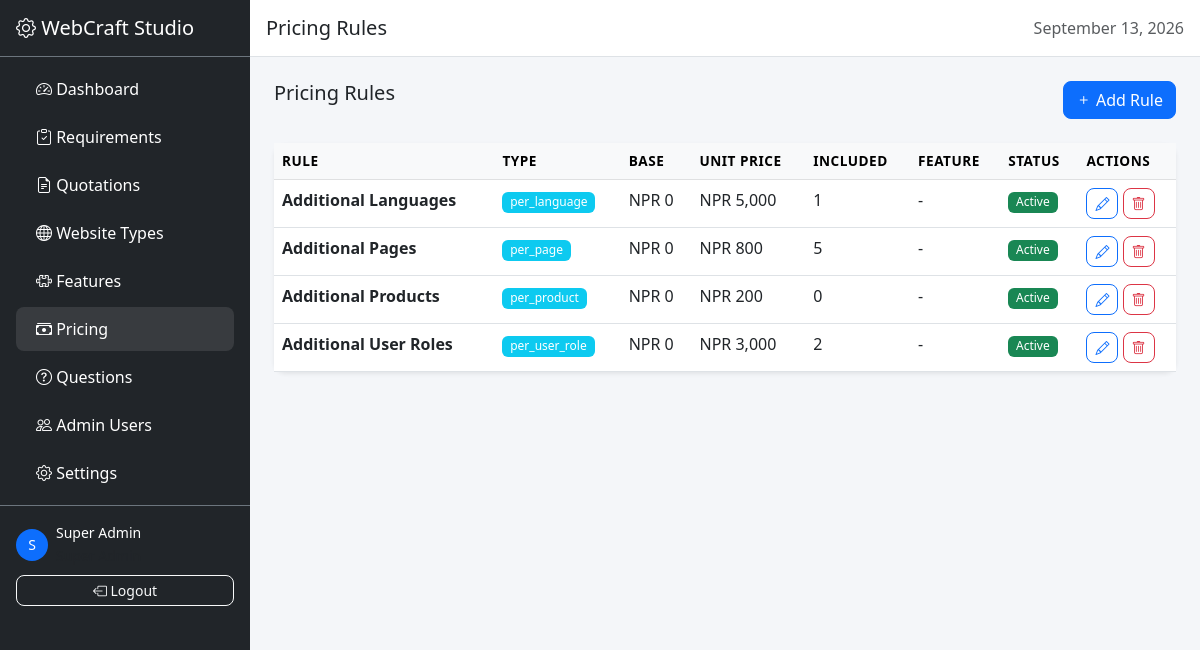
Page /admin/pricing.php (signed in) on the committed database.
### tables this page shows
CREATE TABLE `pricing_rules` (
    `id` INT UNSIGNED AUTO_INCREMENT PRIMARY KEY,
    `feature_id` INT UNSIGNED,
    `rule_name` VARCHAR(100) NOT NULL,
    `rule_type` ENUM('base_price','per_page','per_product','per_language','per_user_role','additional_item','conditional','range','custom') NOT NULL,
    `base_amount` DECIMAL(12,2) DEFAULT 0.00,
    `unit_amount` DECIMAL(12,2) DEFAULT 0.00,
    `included_units` INT DEFAULT 0,
    `min_amount` DECIMAL(12,2) DEFAULT 0.00,
    `max_amount` DECIMAL(12,2) DEFAULT 0.00,
    `condition_key` VARCHAR(100),
    `condition_value` VARCHAR(255),
    `is_active` TINYINT(1) DEFAULT 1,
    `created_at` TIMESTAMP DEFAULT CURRENT_TIMESTAMP,
    `updated_at` TIMESTAMP DEFAULT CURRENT_TIMESTAMP ON UPDATE CURRENT_TIMESTAMP,
    FOREIGN KEY (`feature_id`) REFERENCES `features`(`id`) ON DELETE SET NULL
);

### includes/functions.php (called while the page is built, shortened)
<?php
require_once __DIR__ . '/../config/database.php';
function isLoggedIn() {
    return isset($_SESSION['admin_id']) && $_SESSION['admin_id'] > 0;
}
function getAdmin() {
    return db()->fetch("SELECT a.*, r.name as role_name, r.permissions FROM admins a JOIN admin_roles r ON a.role_id = r.id WHERE a.id = ?", [$_SESSION['admin_id']]);
}
function hasPermission($permission) {
    $admin = getAdmin();
    $perms = json_decode($admin['permissions'], true);
    if (isset($perms['all']) && $perms['all']) return true;
    return isset($perms[$permission]) && $perms[$permission];
}
function formatCurrency($amount) {
    $symbol = 'NPR';
    return $symbol . ' ' . number_format($amount, 0);
}

### config/database.php (called while the page is built, shortened)
<?php
class Database {
    private static $instance = null;
    private $pdo;
    private function __construct() {
        try {
            $host = getenv('DB_HOST') ?: null;
            $port = getenv('DB_PORT');
            $name = getenv('DB_NAME') ?: 'website_requirement_builder';
            $user = getenv('DB_USER') ?: 'root';
            $pass = getenv('DB_PASS') ?: '';
            if ($host) {
                $port = $port ?: '5432';
                $dsn = "pgsql:host={$host};port={$port};dbname={$name}";
                $this->pdo = new PDO(
                    $dsn,
                    $user,
                    $pass,
                    [
                        PDO::ATTR_ERRMODE => PDO::ERRMODE_EXCEPTION,
                        PDO::ATTR_DEFAULT_FETCH_MODE => PDO::FETCH_ASSOC,
                        PDO::ATTR_EMULATE_PREPARES => false
                    ]
                );
            } else {
                $dsn = "mysql:host=localhost;port=3306;dbname=website_requirement_builder;charset=utf8mb4";
                $this->pdo = new PDO(
                    $dsn,
                    $user,
                    $pass,
                    [
                        PDO::ATTR_ERRMODE => PDO::ERRMODE_EXCEPTION,
                        PDO::ATTR_DEFAULT_FETCH_MODE => PDO::FETCH_ASSOC,
                        PDO::ATTR_EMULATE_PREPARES => false
                    ]
                );
            }
        } catch (PDOException $e) {
            die('Database connection failed: ' . $e->getMessage());
        }
    }
    public static function getInstance() {
        if (self::$instance === null) {
            self::$instance = new self();
        }
        return self::$instance;
    }
    public function query($sql, $params = []) {
        $stmt = $this->pdo->prepare($sql);
        $stmt->execute($params);
        return $stmt;
    }
    public function fetch($sql, $params = []) {
        return $this->query($sql, $params)->fetch();
    }
    public function fetchAll($sql, $params = []) {
        return $this->query($sql, $params)->fetchAll();
    }
}
function db() {
    return Database::getInstance();
}

### admin/pricing.php (the view, shortened to what this page needs)
<?php
$pageTitle = 'Pricing Rules';
require_once __DIR__ . '/../includes/functions.php';
$rules = db()->fetchAll("SELECT pr.*, f.name as feature_name FROM pricing_rules pr LEFT JOIN features f ON pr.feature_id = f.id ORDER BY pr.rule_name");
require_once __DIR__ . '/../includes/header.php';
?>
<div class="d-flex justify-content-between mb-4">
    <h5>Pricing Rules</h5>
    <button class="btn btn-primary" data-bs-toggle="modal" data-bs-target="#addModal"><i class="bi bi-plus"></i> Add Rule</button>
</div>
<div class="card border-0 shadow-sm">
    <div class="card-body p-0">
        <table class="table table-hover mb-0">
            <thead class="table-light">
                <tr><th>Rule</th><th>Type</th><th>Base</th><th>Unit Price</th><th>Included</th><th>Feature</th><th>Status</th><th>Actions</th></tr>
            </thead>
            <tbody>
                <?php foreach ($rules as $r): ?>
                <tr>
                    <td><strong><?= $r['rule_name'] ?></strong></td>
                    <td><span class="badge bg-info"><?= $r['rule_type'] ?></span></td>
                    <td><?= formatCurrency($r['base_amount']) ?></td>
                    <td><?= formatCurrency($r['unit_amount']) ?></td>
                    <td><?= $r['included_units'] ?></td>
                    <td><?= $r['feature_name'] ?: '-' ?></td>
                    <td><?= $r['is_active'] ? '<span class="badge bg-success">Active</span>' : '<span class="badge bg-secondary">Off</span>' ?></td>
                    <td>
                        <button class="btn btn-sm btn-outline-primary edit-btn" data-json='<?= json_encode($r) ?>'><i class="bi bi-pencil"></i></button>
                        <form method="POST" class="d-inline" onsubmit="return confirm('Delete?')">
                            <button class="btn btn-sm btn-outline-danger"><i class="bi bi-trash"></i></button>
                        </form>
                    </td>
                </tr>
                <?php endforeach; ?>
            </tbody>
        </table>
    </div>
</div>
<?php require_once __DIR__ . '/../includes/footer.php'; ?>

### includes/header.php (shortened to what this page needs)
<?php
require_once __DIR__ . '/functions.php';
$admin = getAdmin();
?>
<!DOCTYPE html>
<html lang="en">
<head>
    <link href="https://cdn.jsdelivr.net/npm/bootstrap@5.3.0/dist/css/bootstrap.min.css" rel="stylesheet">
    <link href="https://cdn.jsdelivr.net/npm/bootstrap-icons@1.10.0/font/bootstrap-icons.css" rel="stylesheet">
    <link href="<?= BASE_URL ?>/assets/css/admin.css" rel="stylesheet">
</head>
<body>
    <div class="d-flex">
        <nav class="sidebar bg-dark text-white" id="sidebar">
            <div class="p-3 border-bottom border-secondary">
                <h5 class="mb-0"><i class="bi bi-gear"></i> <?= APP_NAME ?></h5>
            </div>
            <ul class="nav flex-column p-2">
                <li class="nav-item">
                    <a class="nav-link text-white <?= basename($_SERVER['PHP_SELF']) == 'dashboard.php' ? 'active' : '' ?>" href="<?= BASE_URL ?>/admin/dashboard.php">
                        <i class="bi bi-speedometer2"></i> Dashboard
                    </a>
                </li>
                <li class="nav-item">
                    <a class="nav-link text-white <?= basename($_SERVER['PHP_SELF']) == 'requirements.php' ? 'active' : '' ?>" href="<?= BASE_URL ?>/admin/requirements.php">
                        <i class="bi bi-clipboard-check"></i> Requirements
                    </a>
                </li>
                <li class="nav-item">
                    <a class="nav-link text-white <?= basename($_SERVER['PHP_SELF']) == 'quotations.php' ? 'active' : '' ?>" href="<?= BASE_URL ?>/admin/quotations.php">
                        <i class="bi bi-file-earmark-text"></i> Quotations
                    </a>
                </li>
                <?php if (hasPermission('pricing')): ?>
                <li class="nav-item">
                    <a class="nav-link text-white <?= basename($_SERVER['PHP_SELF']) == 'website-types.php' ? 'active' : '' ?>" href="<?= BASE_URL ?>/admin/website-types.php">
                        <i class="bi bi-globe"></i> Website Types
                    </a>
                </li>
                <li class="nav-item">
                    <a class="nav-link text-white <?= basename($_SERVER['PHP_SELF']) == 'features.php' ? 'active' : '' ?>" href="<?= BASE_URL ?>/admin/features.php">
                        <i class="bi bi-puzzle"></i> Features
                    </a>
                </li>
                <li class="nav-item">
                    <a class="nav-link text-white <?= basename($_SERVER['PHP_SELF']) == 'pricing.php' ? 'active' : '' ?>" href="<?= BASE_URL ?>/admin/pricing.php">
                        <i class="bi bi-cash-stack"></i> Pricing
                    </a>
                </li>
                <li class="nav-item">
                    <a class="nav-link text-white <?= basename($_SERVER['PHP_SELF']) == 'questions.php' ? 'active' : '' ?>" href="<?= BASE_URL ?>/admin/questions.php">
                        <i class="bi bi-question-circle"></i> Questions
                    </a>
                </li>
                <?php endif; ?>
                <li class="nav-item">
                    <a class="nav-link text-white <?= basename($_SERVER['PHP_SELF']) == 'users.php' ? 'active' : '' ?>" href="<?= BASE_URL ?>/admin/users.php">
                        <i class="bi bi-people"></i> Admin Users
                    </a>
                </li>
                <li class="nav-item">
                    <a class="nav-link text-white <?= basename($_SERVER['PHP_SELF']) == 'settings.php' ? 'active' : '' ?>" href="<?= BASE_URL ?>/admin/settings.php">
                        <i class="bi bi-gear"></i> Settings
                    </a>
                </li>
            </ul>
            <div class="mt-auto p-3 border-top border-secondary">
                <div class="d-flex align-items-center mb-2">
                    <div class="bg-primary rounded-circle d-flex align-items-center justify-content-center" style="width:32px;height:32px;">
                        <small><?= strtoupper(substr($admin['name'], 0, 1)) ?></small>
                    </div>
                    <div class="ms-2">
                        <small class="d-block"><?= $admin['name'] ?></small>
                        <small class="text-muted"><?= $admin['role_name'] ?></small>
                    </div>
                </div>
                <a href="<?= BASE_URL ?>/admin/logout.php" class="btn btn-outline-light btn-sm w-100">
                    <i class="bi bi-box-arrow-left"></i> Logout
                </a>
            </div>
        </nav>
        <main class="flex-grow-1">
            <div class="bg-white border-bottom p-3 d-flex align-items-center">
                <h5 class="mb-0 flex-grow-1"><?= $pageTitle ?? 'Dashboard' ?></h5>
                <span class="text-muted"><?= date('F j, Y') ?></span>
            </div>
            <div class="p-4">

### includes/footer.php (shortened to what this page needs)
            </div>
        </main>
    </div>
</body>
</html>

### assets/css/admin.css (style rules this page uses)
:root { --sidebar-width: 250px; }
body { background: #f4f6f9; font-family: 'Segoe UI', Tahoma, Geneva, Verdana, sans-serif; }
.sidebar { width: var(--sidebar-width); min-height: 100vh; position: fixed; top: 0; left: 0; z-index: 100; transition: transform 0.3s; overflow-y: auto; }
.sidebar .nav-link { padding: 10px 20px; border-radius: 8px; margin: 2px 8px; transition: all 0.2s; }
.sidebar .nav-link:hover, .sidebar .nav-link.active { background: rgba(255,255,255,0.1); }
main { margin-left: var(--sidebar-width); min-height: 100vh; }
.card { border-radius: 12px; }
.table th { font-weight: 600; font-size: 0.85rem; text-transform: uppercase; letter-spacing: 0.5px; }
.badge { font-weight: 500; }
.btn { border-radius: 8px; }

### rows in the picture
pricing_rules: rule_name "Additional Languages", rule_type "per_language", base_amount "NPR 0", unit_amount "NPR 5,000", included_units "1", feature_name "-", is_active "Active"
pricing_rules: rule_name "Additional Pages", rule_type "per_page", base_amount "NPR 0", unit_amount "NPR 800", included_units "5", feature_name "-", is_active "Active"
pricing_rules: rule_name "Additional Products", rule_type "per_product", base_amount "NPR 0", unit_amount "NPR 200", included_units "0", feature_name "-", is_active "Active"
pricing_rules: rule_name "Additional User Roles", rule_type "per_user_role", base_amount "NPR 0", unit_amount "NPR 3,000", included_units "2", feature_name "-", is_active "Active"

### other values in the picture
APP_NAME "WebCraft Studio"
substr($admin['name'], 0, 1) "S"
$admin['name'] "Super Admin"
$pageTitle "Pricing Rules"
